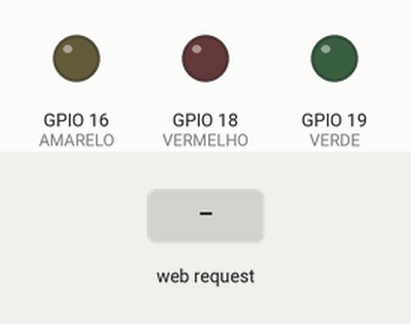
This sketch was run on a simulated ESP32. On the bench: output pins drawn as LEDs (lit = HIGH). Inputs (shaded band) come from the test bench. WiFi joins after 1.5 s; servers stay silent unless stated; what the sketch prints to the serial monitor is not drawn.

Above: at 2.7 s.
2.8 s: HTTP request GET /vermelho received
At 3.5 s:
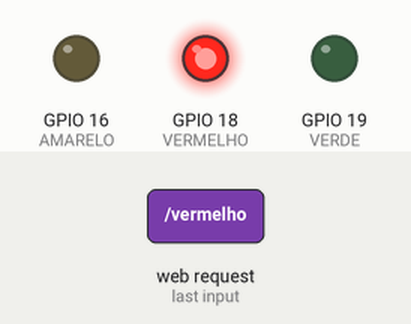
4.3 s: HTTP request GET /verde received
At 4.6 s:
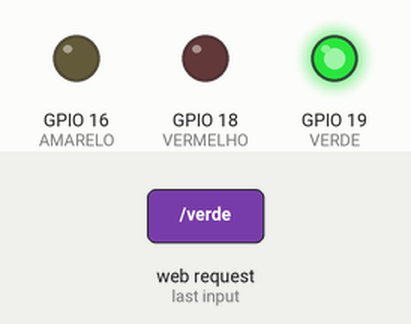
5.8 s: HTTP request GET /amarelo received
At 6.9 s:
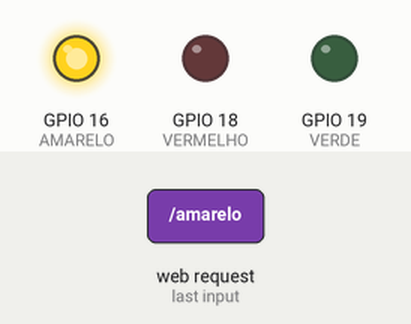
Timing chart, 0 to 8.8 s (numbered marks = the images above; inputs shaded):
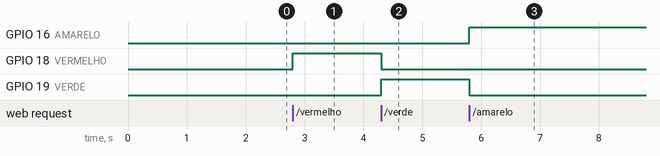

The sketch:

sketch.ino
```cpp
#include <WiFi.h>
#include <WebServer.h>

#define AMARELO 16
#define VERMELHO 18
#define VERDE 19

// --- credenciais do Wi-Fi ---
const char* ssid = "";
const char* password = "";
// ------------------------------------

// criar uma instancia do servidor na porta 80 (padrao para HTTP)
WebServer server(80);

void liga_vermelho() {
  digitalWrite(AMARELO, LOW);
  digitalWrite(VERDE, LOW);
  digitalWrite(VERMELHO, HIGH);
  server.send(200, "text/plain", "LED aceso!");
}

void liga_amarelo() {
  digitalWrite(VERMELHO, LOW);
  digitalWrite(VERDE, LOW);
  digitalWrite(AMARELO, HIGH);
  server.send(200, "text/plain", "LED aceso!");
}

void liga_verde() {
  digitalWrite(AMARELO, LOW);
  digitalWrite(VERMELHO, LOW);
  digitalWrite(VERDE, HIGH);
  server.send(200, "text/plain", "LED aceso!");
}

// Funcao que cria e envia a pagina HTML para o navegador
void handleRoot() {
  String html = "<!DOCTYPE html><html><head><title>Controle do ESP32</title>";
  html += "<meta name='viewport' content='width=device-width, initial-scale=1'>";
  html += "<style>";
  html += "html { font-family: sans-serif; text-align: center; }";
  html += "body { background-color: #282c34; color: white; }";
  html += "h1 { color: #61dafb; }";
  html += ".button { background-color: #EE1310; border: none; color: #282c34; padding: 16px 40px;";
  html += "text-decoration: none; font-size: 30px; margin: 10px; cursor: pointer; }";
  html += ".button:active { background-color: #10EAEE; }";
  html += "</style></head>";
  html += "<body><h1>Controle do LED</h1>";
  html += "<p><a href='/vermelho'><button class='button'>VERMELHO</button></a></p>";
  html += "<p><a href='/verde'><button class='button'>VERDE</button></a></p>";
  html += "<p><a href='/amarelo'><button class='button'>AMARELO</button></a></p>";
  html += "</body></html>";

  // Envia a pagina para o navegador
  server.send(200, "text/html", html);
}


void setup() {
  Serial.begin(115200);
  pinMode(VERMELHO, OUTPUT);
  pinMode(AMARELO, OUTPUT);
  pinMode(VERDE, OUTPUT);

  // Garante que o LED comece desligado
  digitalWrite(VERMELHO, LOW);
  digitalWrite(AMARELO, LOW);
  digitalWrite(VERDE, LOW);

  // --- Conexao Wi-Fi ---
  Serial.println();
  Serial.print("Conectando-se a ");
  Serial.println(ssid);
  WiFi.begin(ssid, password);
  while (WiFi.status() != WL_CONNECTED) {
    delay(500);
    Serial.print(".");
  }
  Serial.println("");
  Serial.println("WiFi conectado!");
  Serial.print("Endereco de IP: ");

  // Imprime o IP do ESP32
  Serial.println(WiFi.localIP());
  // -----------------------

  // --- Configuraao do Servidor Web ---
  server.on("/", handleRoot);
  server.on("/vermelho", liga_vermelho);
  server.on("/verde", liga_verde);
  server.on("/amarelo", liga_amarelo);

  // Inicia o servidor
  server.begin();
  Serial.println("Servidor web iniciado!");
  // ------------------------------------
}

void loop() {
  server.handleClient();
}
```

Measured:
- after the input at 2.8 s, GPIO 18 (VERMELHO): LOW → HIGH at once
- after the input at 4.3 s, GPIO 18 (VERMELHO): HIGH → LOW at once; GPIO 19 (VERDE): LOW → HIGH at once
- after the input at 5.8 s, GPIO 16 (AMARELO): LOW → HIGH at once; GPIO 19 (VERDE): HIGH → LOW at once
